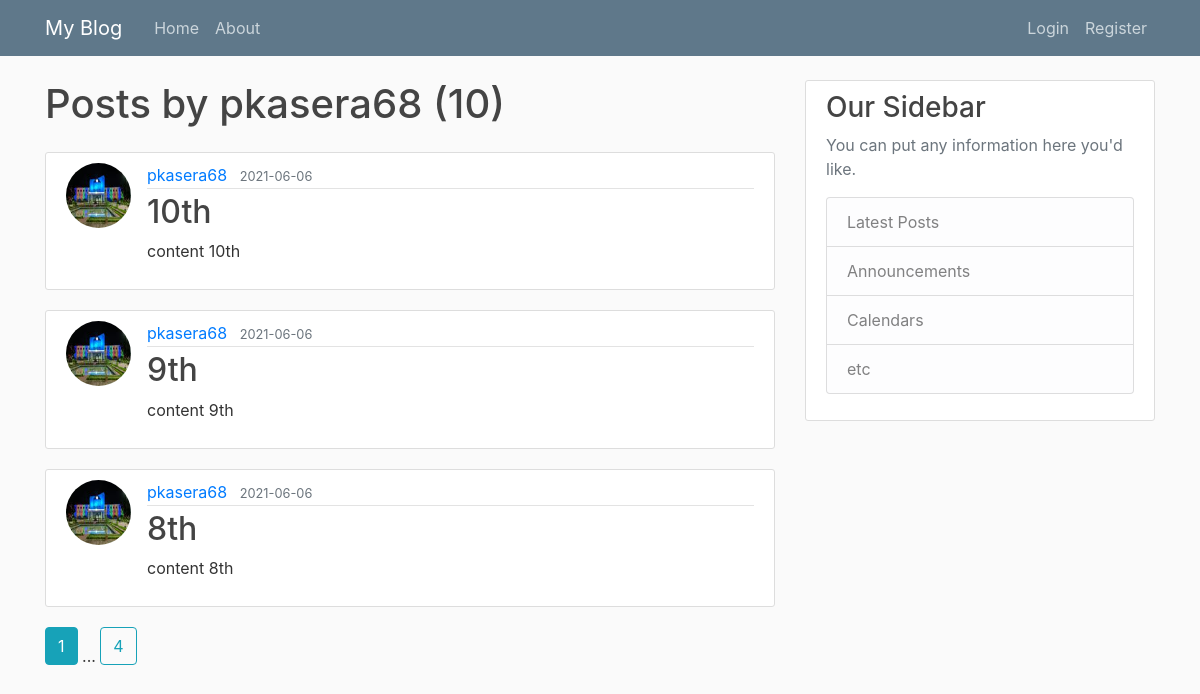
/user/pkasera68, run on the app's committed database.
### Main/models.py (models this page shows, shortened)
class User(db.Model,UserMixin):
    id=db.Column(db.Integer,primary_key=True)
    username=db.Column(db.String(20),unique=True,nullable=False)
    email=db.Column(db.String(120),unique=True,nullable=False)
    img_file=db.Column(db.String(20),nullable=False,default='default.jpg')
    password=db.Column(db.String(20),nullable=False)
    posts=db.relationship('Post',backref='Author',lazy=True)

class Post(db.Model):
    id = db.Column(db.Integer, primary_key=True)
    title = db.Column(db.String(100), nullable=False)
    date_posted=db.Column(db.DateTime,nullable=False,default=datetime.utcnow)
    content=db.Column(db.Text,nullable=False)
    user_id=db.Column(db.Integer,db.ForeignKey('user.id'),nullable=False)

### Main/routes.py (the view)
@app.route("/user/<string:username>")
def user_posts(username):
    page=request.args.get('page',1,type=int)
    user=User.query.filter_by(username=username).first_or_404()
    posts=Post.query.filter_by(Author=user).order_by(Post.date_posted.desc()).paginate(page=page,per_page=3)
    title=username+"'s Posts"
    return render_template('user_posts.html',post_info=posts,title=title, user=user)

### Main/Templates/user_posts.html
{% extends "layout.html" %}
{% block content %}
<h1 class="mb-4">Posts by {{ user.username }} ({{ post_info.total }}) </h1>
{% for post in post_info.items %}
    <article class="media content-section">
    <img  class="rounded-circle article-img" src="{{ url_for('static',filename='profile pics/' + post.Author.img_file) }}">
  <div class="media-body">
    <div class="article-metadata">
      <a class="mr-2" href="{{ url_for('user_posts',username=post.Author.username) }}">{{ post.Author.username }}</a>
      <small class="text-muted">{{ post.date_posted.strftime('%Y-%m-%d') }}</small>
    </div>
    <h2><a class="article-title" href="{{ url_for('post',post_id=post.id) }}">{{ post.title }}</a></h2>
    <p class="article-content">{{ post.content }}</p>
  </div>
</article>
 {% endfor %}
  {% for page_num in post_info.iter_pages(left_edge=1,right_edge=1,left_current=1,right_current=1) %}
        {% if page_num %}
            {% if post_info.page == page_num %}
                <a class="btn btn-info mb-4" href="{{ url_for('user_posts',username=user.username,page=page_num) }}">{{ page_num }}</a>
            {% else %}
                <a class="btn btn-outline-info mb-4" href="{{ url_for('user_posts',username=user.username,page=page_num) }}">{{ page_num }}</a>
            {% endif %}
        {% else %}
            ...
        {% endif %}
  {% endfor %}
{% endblock content %}

### Main/static/main.css (style rules this page uses)
body { background: #fafafa; color: #333333; margin-top: 5rem; }
h1, h2, h3, h4, h5, h6 { color: #444444; }
.content-section { background: #ffffff; padding: 10px 20px; border: 1px solid #dddddd; border-radius: 3px; margin-bottom: 20px; }
.article-title { color: #444444; }
.article-content { white-space: pre-line; }
.article-img { height: 65px; width: 65px; margin-right: 16px; }
.article-metadata { padding-bottom: 1px; margin-bottom: 4px; border-bottom: 1px solid #e3e3e3 }

### data on the page
User: username "pkasera68"
Post: img_file (picture), Author.username "pkasera68", date_posted "2021-06-06", title "10th", content "content 10th"
Post: img_file (picture), Author.username "pkasera68", date_posted "2021-06-06", title "9th", content "content 9th"
Post: img_file (picture), Author.username "pkasera68", date_posted "2021-06-06", title "8th", content "content 8th"

### other printed values
{{ post_info.total }} "10"
{{ page_num }} "1"
{{ page_num }} "4"
